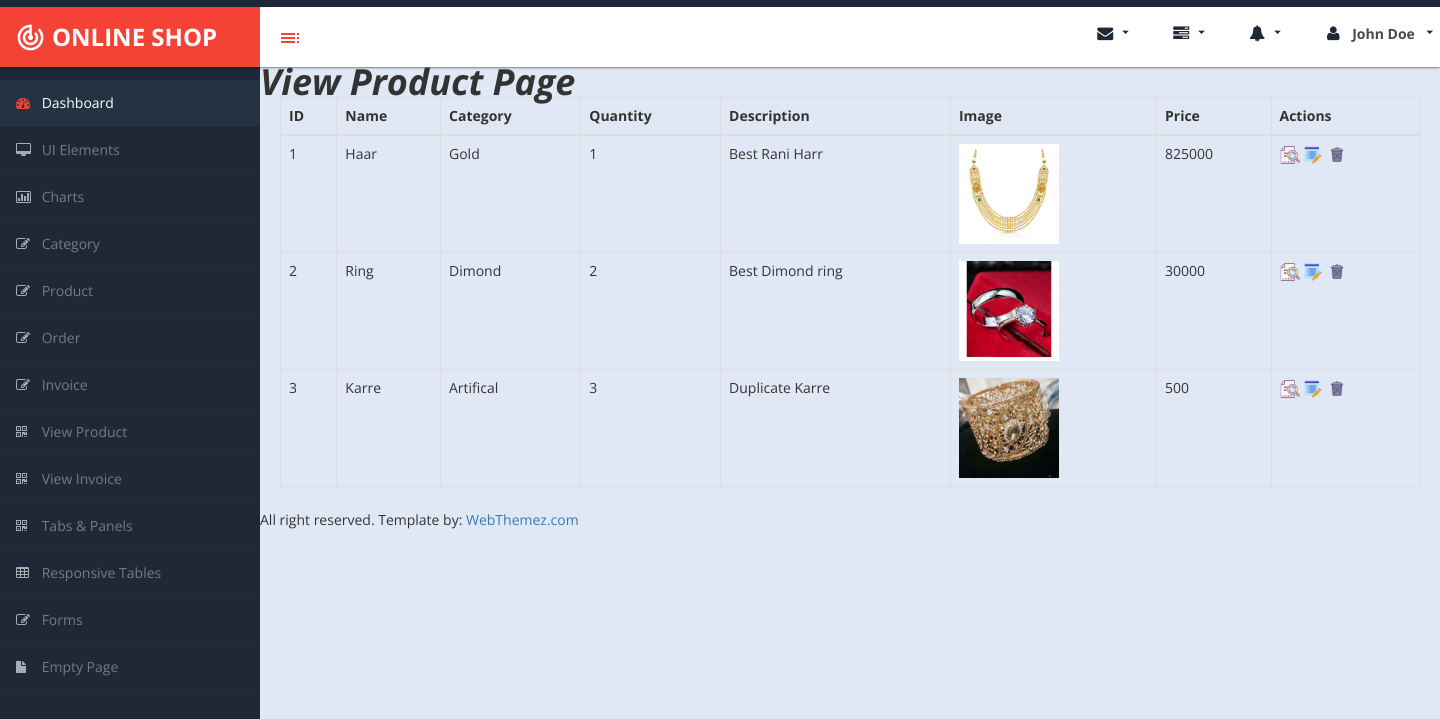
/Admin/ViewProduct.php, run on the app's committed database.
### tables this page shows
CREATE TABLE `product` (
  `P_Id` int(11) NOT NULL,
  `P_Name` varchar(255) NOT NULL,
  `C_Id` int(11) NOT NULL,
  `P_Quantity` int(11) NOT NULL,
  `P_Description` varchar(255) NOT NULL,
  `P_Image` blob NOT NULL,
  `P_Price` int(11) NOT NULL
);

CREATE TABLE `category` (
  `C_Id` int(11) NOT NULL,
  `C_Name` varchar(255) NOT NULL
);

### Admin/ViewProduct.php (the view, shortened to what this page needs)
<?php
include 'Header.php';
include 'connection.php';
$query="Select * from product";
$result=mysqli_query($conn,$query);
?>
<div id="page-wrapper" >
<div class="header">
<h1><b><i>View Product Page</b></i></h1>
<div class="container">
<table class="table table-bordered" id="example">
    <thead>
    <tr>
        <th>ID</th>
        <th>Name</th>
        <th>Category</th>
        <th>Quantity</th>
        <th>Description</th>
        <th>Image</th>
        <th>Price</th>
        <th>Actions</th>
    </tr>
    </thead>
    <tbody>
    <?php
        while($row=mysqli_fetch_array($result))
        {
            ?>
            <tr>
            <td><?php echo $row['P_Id']?></td>
            <td><?php echo $row['P_Name']?></td>
            <?php
                $cId=$row['C_Id'];
                $query1="Select * from category where C_Id='$cId'";
                $result1=mysqli_query($conn,$query1);
                    $row1=mysqli_fetch_row($result1);
                    ?>
                    <td><?php echo $row1[1];?></td>
            <td><?php echo $row['P_Quantity']?></td>
            <td><?php echo $row['P_Description']?></td>
            <td><img src="../img/<?php echo $row['P_Image']?>" class="card-img-top" alt="..." width="100px"; height="100px";></td>
            <td><?php echo $row['P_Price']?></td>
            <td>
                <a href="View.php?id=<?php echo $row['P_Id']?>"><img src="view.png" width="20px" height="20px" /></a>
                <a href="edit.php?id=<?php echo $row['P_Id']?>"><img src="edit.png" width="20px" height="20px" /></a>
                <a href="delete.php?id=<?php echo $row['P_Id']?>"><img src="delete.png" width="20px" height="20px" /></a>
            </td>
            </tr>
            <?php
    }
    ?>
    </tbody>
</table>
</div>
<?php
include 'footer.php';
?>

### Admin/Header.php (shortened to what this page needs)
<!DOCTYPE html>
<html xmlns="http://www.w3.org/1999/xhtml">
<head>
	<link rel="stylesheet" href="assets/materialize/css/materialize.min.css" media="screen,projection" />
    <link href="assets/css/bootstrap.css" rel="stylesheet" />
    <link href="assets/css/font-awesome.css" rel="stylesheet" />
    <link href="assets/js/morris/morris-0.4.3.min.css" rel="stylesheet" />
    <link href="assets/css/custom-styles.css" rel="stylesheet" />
    <link rel="stylesheet" href="assets/js/Lightweight-Chart/cssCharts.css">
</head>
<body>
    <div id="wrapper">
        <nav class="navbar navbar-default top-navbar" role="navigation">
            <div class="navbar-header">
                <a class="navbar-brand waves-effect waves-dark" href="index.php"><i class="large material-icons">track_changes</i> <strong>ONLINE SHOP</strong></a>
		<div id="sideNav" href=""><i class="material-icons dp48">toc</i></div>
            </div>
            <ul class="nav navbar-top-links navbar-right">
				<li><a class="dropdown-button waves-effect waves-dark" href="#!" data-activates="dropdown4"><i class="fa fa-envelope fa-fw"></i> <i class="material-icons right">arrow_drop_down</i></a></li>
				<li><a class="dropdown-button waves-effect waves-dark" href="#!" data-activates="dropdown3"><i class="fa fa-tasks fa-fw"></i> <i class="material-icons right">arrow_drop_down</i></a></li>
				<li><a class="dropdown-button waves-effect waves-dark" href="#!" data-activates="dropdown2"><i class="fa fa-bell fa-fw"></i> <i class="material-icons right">arrow_drop_down</i></a></li>
				  <li><a class="dropdown-button waves-effect waves-dark" href="#!" data-activates="dropdown1"><i class="fa fa-user fa-fw"></i> <b>John Doe</b> <i class="material-icons right">arrow_drop_down</i></a></li>
            </ul>
        </nav>
        <nav class="navbar-default navbar-side" role="navigation">
            <div class="sidebar-collapse">
                <ul class="nav" id="main-menu">
                    <li>
                        <a class="active-menu waves-effect waves-dark" href="index.php"><i class="fa fa-dashboard"></i> Dashboard</a>
                    </li>
                    <li>
                        <a href="ui-elements.php" class="waves-effect waves-dark"><i class="fa fa-desktop"></i> UI Elements</a>
                    </li>
					<li>
                        <a href="chart.php" class="waves-effect waves-dark"><i class="fa fa-bar-chart-o"></i> Charts</a>
                    </li>
                    <li>
                        <a href="Category.php" class="waves-effect waves-dark"><i class="fa fa-edit"></i> Category </a>
                    </li>
                    <li>
                        <a href="Product.php" class="waves-effect waves-dark"><i class="fa fa-edit"></i> Product </a>
                    </li>
                    <li>
                        <a href="Order.php" class="waves-effect waves-dark"><i class="fa fa-edit"></i> Order </a>
                    </li>
                    <li>
                        <a href="invoice.php" class="waves-effect waves-dark"><i class="fa fa-edit"></i> Invoice </a>
                    </li>
                    <li>
                        <a href="ViewProduct.php" class="waves-effect waves-dark"><i class="fa fa-qrcode"></i> View Product</a>
                    </li>
                    <li>
                        <a href="ViewInvoice.php" class="waves-effect waves-dark"><i class="fa fa-qrcode"></i> View Invoice</a>
                    </li>
                    <li>
                        <a href="tab-panel.php" class="waves-effect waves-dark"><i class="fa fa-qrcode"></i> Tabs & Panels</a>
                    </li>
                    <li>
                        <a href="table.php" class="waves-effect waves-dark"><i class="fa fa-table"></i> Responsive Tables</a>
                    </li>
                    <li>
                        <a href="form.php" class="waves-effect waves-dark"><i class="fa fa-edit"></i> Forms </a>
                    </li>
                    <li>
                        <a href="empty.php" class="waves-effect waves-dark"><i class="fa fa-fw fa-file"></i> Empty Page</a>
                    </li>
                </ul>
            </div>
        </nav>

### Admin/footer.php (shortened to what this page needs)
<footer><p>All right reserved. Template by: <a href="https://webthemez.com/admin-template/">WebThemez.com</a></p>
				</footer>
            </div>
        </div>
    </div>
</body>
</html>

### Admin/assets/css/custom-styles.css (style rules this page uses)
body { font-family: 'Open Sans', sans-serif; background: #1F2837; }
#wrapper { width: 100%; }
#page-wrapper { padding: 15px 15px; min-height: 600px; background: #ececec; }
h1, .h1, h2, .h2, h3, .h3 { margin-top: 7px; margin-bottom: -5px; }
p { font-size: 14px; line-height:25px; }
.navbar-side { z-index: 0; }
.navbar-side .nav > li > a > i { color: rgba(255, 255, 255, 0.62);padding: 8px;width: 20px;text-align: center;font-size: 14px; }
.top-navbar { position: fixed;width: 100%;z-index: 300;-webkit-box-shadow: 0 3px 3px rgba(0, 0, 0, 0.05);-moz-box-shadow: 0 3px 3px rgba(0, 0, 0, 0.05);box-shadow: 0 3px 3px rgba(0, 0, 0, 0.05);box-shadow: 0 1px 3px 0 rgba(0,0,0,.2),0 1px 1px 0 rgba(0,0,0,.14),0 2px 1px -1px rgba(0,0,0,.12); }
.navbar-side { z-index: 2; position: fixed; width: 260px; top: 80px; box-shadow: none; }
#page-wrapper { position: relative; top: 55px; -moz-box-shadow: 0 0 10px #757575; }
footer p { font-size: 14px; }
.top-navbar { margin:0px; }
.top-navbar .navbar-brand { color: #fff;width: 260px;text-align: left;height: 60px;font-size: 24px;font-weight: 700;line-height: 30px;background: #f44336; }
.top-navbar .nav > li { position: relative; display: inline-block; margin: 0px; padding: 0px; }
.top-navbar .nav > li > a { position: relative;display: block;padding: 17px;color: #484848;margin: 0px; }
.active-menu, .active-menu i { background-color: #233342 !important; color: #fff !important; }
.active-menu i { color: #f44336 !important; }
.sidebar-collapse , .sidebar-collapse .nav { background:none; }
.sidebar-collapse .nav { padding:0; }
.sidebar-collapse .nav > li > a { color: rgba(255, 255, 255, 0.39); background:transparent; text-shadow:none; }
.sidebar-collapse > .nav > li > a { padding: 8px; font-size: 14px; }
.sidebar-collapse > .nav > li { border-bottom: 1px solid rgba(107, 108, 109, 0.08); }
.navbar-side { border:none; background: #1F2837; }
.top-navbar { background: #ffffff; border-bottom:none; }
.top-navbar .nav > li > a > i { margin-right: 0; }
.navbar-default { border: 0px solid #1f2837; }
.navbar-header { background: transparent; }
.nav > li > a > i { margin-right:10px; color: #1f2837; font-size: 16px; }
#sideNav { float: left; left: 0; z-index: 3; color: #f44336; cursor:pointer; border-radius: 0; width: 14px; font-size: 44px; line-height: 33px; margin: 7px 0 0 13px; background: #ffffff; width: 34px; height: 34px; text-align: center; line-height: 34px; padding-top: 5px; margin-top: 14px; border-radius: 50%; }
#page-wrapper { background: #e0e8f5; }
@media (min-width:768px) { #page-wrapper { margin: 0 0 0 260px; padding: 0; min-height: 1200px; } }
@media (min-width:768px) { .navbar-side { width: 260px; z-index: 1; } }
@media (min-width:768px) { .navbar { border-radius: 0px; } }
.top-navbar .nav > li > a b { margin:0 5px; }
.navbar-brand i.large.material-icons { float: left; font-size: 31px; margin-right: 6px; }

### data on the page
product: P_Id "1", P_Name "Haar", C_Id.C_Name "Gold", P_Quantity "1", P_Description "Best Rani Harr", P_Image (picture), P_Price "825000"
product: P_Id "2", P_Name "Ring", C_Id.C_Name "Dimond", P_Quantity "2", P_Description "Best Dimond ring", P_Image (picture), P_Price "30000"
product: P_Id "3", P_Name "Karre", C_Id.C_Name "Artifical", P_Quantity "3", P_Description "Duplicate Karre", P_Image (picture), P_Price "500"
